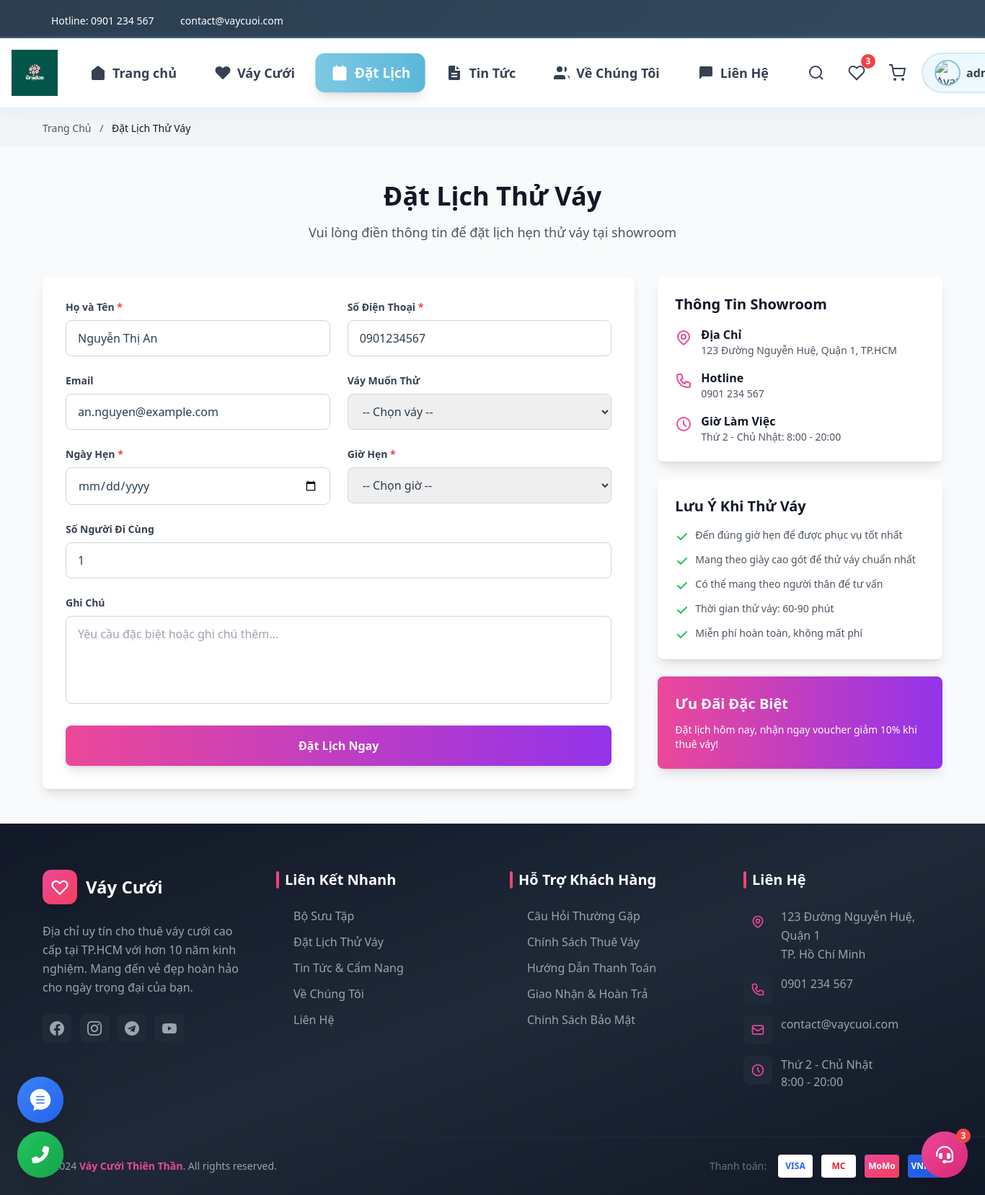
The app's page /booking.php (signed in) with its own data.
### tables this page shows
CREATE TABLE nguoi_dung (
   id BIGINT AUTO_INCREMENT PRIMARY KEY,
   ho_ten VARCHAR(255) NOT NULL,
   email VARCHAR(150) NOT NULL UNIQUE,
   mat_khau VARCHAR(255) NOT NULL,
   so_dien_thoai VARCHAR(30),
   dia_chi TEXT,
   created_at TIMESTAMP DEFAULT CURRENT_TIMESTAMP
);

### booking.php (the view, shortened to what this page needs)
<?php
require_once 'includes/config.php';
$user_info = null;
if (isset($_SESSION['user_id'])) {
    $stmt = $conn->prepare("SELECT ho_ten, email, so_dien_thoai FROM nguoi_dung WHERE id = ?");
    $stmt->bind_param("i", $_SESSION['user_id']);
    $stmt->execute();
    $user_info = $stmt->get_result()->fetch_assoc();
}
require_once 'includes/header.php';
?>
<div class="bg-gray-100 py-4">
    <div class="container mx-auto px-4">
        <div class="text-sm text-gray-600">
            <a href="index.php" class="hover:text-pink-600">Trang Chủ</a>
            <span class="mx-2">/</span>
            <span class="text-gray-900">Đặt Lịch Thử Váy</span>
        </div>
    </div>
</div>
<section class="py-12 bg-gray-50">
    <div class="container mx-auto px-4">
        <div class="text-center mb-12">
            <h1 class="text-4xl font-bold text-gray-900 mb-4">Đặt Lịch Thử Váy</h1>
            <p class="text-lg text-gray-600">Vui lòng điền thông tin để đặt lịch hẹn thử váy tại showroom</p>
        </div>
        <div class="grid grid-cols-1 lg:grid-cols-3 gap-8 max-w-7xl mx-auto">
            <div class="lg:col-span-2">
                <div class="bg-white rounded-lg shadow-lg p-8">
                    <form method="POST" class="space-y-6">
                        <div class="grid grid-cols-1 md:grid-cols-2 gap-6">
                            <div>
                                <label class="block text-sm font-semibold text-gray-700 mb-2">
                                    Họ và Tên <span class="text-red-500">*</span>
                                </label>
                                <input
                                    type="text"
                                    name="name"
                                    required
                                    value="<?php echo $user_info ? htmlspecialchars($user_info['ho_ten']) : ''; ?>"
                                    placeholder="Nguyễn Văn A"
                                    class="w-full px-4 py-3 border border-gray-300 rounded-lg focus:ring-2 focus:ring-pink-500 focus:border-transparent transition"
                                >
                            </div>
                            <div>
                                <label class="block text-sm font-semibold text-gray-700 mb-2">
                                    Số Điện Thoại <span class="text-red-500">*</span>
                                </label>
                                <input
                                    type="tel"
                                    name="phone"
                                    required
                                    value="<?php echo $user_info ? htmlspecialchars($user_info['so_dien_thoai']) : ''; ?>"
                                    placeholder="0901234567"
                                    class="w-full px-4 py-3 border border-gray-300 rounded-lg focus:ring-2 focus:ring-pink-500 focus:border-transparent transition"
                                >
                            </div>
                        </div>
                        <div class="grid grid-cols-1 md:grid-cols-2 gap-6">
                            <div>
                                <label class="block text-sm font-semibold text-gray-700 mb-2">
                                    Email
                                </label>
                                <input
                                    type="email"
                                    name="email"
                                    value="<?php echo $user_info ? htmlspecialchars($user_info['email']) : ''; ?>"
                                    placeholder="email@example.com"
                                    class="w-full px-4 py-3 border border-gray-300 rounded-lg focus:ring-2 focus:ring-pink-500 focus:border-transparent transition"
                                >
                            </div>
                            <div>
                                <label class="block text-sm font-semibold text-gray-700 mb-2">
                                    Váy Muốn Thử
                                </label>
                                <select
                                    name="vay_id"
                                    class="w-full px-4 py-3 border border-gray-300 rounded-lg focus:ring-2 focus:ring-pink-500 focus:border-transparent transition"
                                >
                                    <option value="">-- Chọn váy --</option>
                                </select>
                            </div>
                        </div>
                        <div class="grid grid-cols-1 md:grid-cols-2 gap-6">
                            <div>
                                <label class="block text-sm font-semibold text-gray-700 mb-2">
                                    Ngày Hẹn <span class="text-red-500">*</span>
                                </label>
                                <input
                                    type="date"
                                    name="scheduled_date"
                                    required
                                    min="<?php echo date('Y-m-d'); ?>"
                                    class="w-full px-4 py-3 border border-gray-300 rounded-lg focus:ring-2 focus:ring-pink-500 focus:border-transparent transition"
                                >
                            </div>
                            <div>
                                <label class="block text-sm font-semibold text-gray-700 mb-2">
                                    Giờ Hẹn <span class="text-red-500">*</span>
                                </label>
                                <select
                                    name="scheduled_time"
                                    required
                                    class="w-full px-4 py-3 border border-gray-300 rounded-lg focus:ring-2 focus:ring-pink-500 focus:border-transparent transition"
                                >
                                    <option value="">-- Chọn giờ --</option>
                                </select>
                            </div>
                        </div>
                        <div>
                            <label class="block text-sm font-semibold text-gray-700 mb-2">
                                Số Người Đi Cùng
                            </label>
                            <input
                                type="number"
                                name="number_of_persons"
                                value="1"
                                min="1"
                                max="5"
                                class="w-full px-4 py-3 border border-gray-300 rounded-lg focus:ring-2 focus:ring-pink-500 focus:border-transparent transition"
                            >
                        </div>
                        <div>
                            <label class="block text-sm font-semibold text-gray-700 mb-2">
                                Ghi Chú
                            </label>
                            <textarea
                                name="note"
                                rows="4"
                                placeholder="Yêu cầu đặc biệt hoặc ghi chú thêm..."
                                class="w-full px-4 py-3 border border-gray-300 rounded-lg focus:ring-2 focus:ring-pink-500 focus:border-transparent transition resize-none"
                            ></textarea>
                        </div>
                        <button
                            type="submit"
                            class="w-full bg-gradient-to-r from-pink-500 to-purple-600 text-white font-bold py-4 px-6 rounded-lg hover:from-pink-600 hover:to-purple-700 transform hover:scale-105 transition duration-300 shadow-lg"
                        >
                            Đặt Lịch Ngay
                        </button>
                    </form>
                </div>
            </div>
            <div class="space-y-6">
                <div class="bg-white rounded-lg shadow-lg p-6">
                    <h3 class="text-xl font-bold text-gray-900 mb-4">Thông Tin Showroom</h3>
                    <div class="space-y-4">
                        <div class="flex items-start">
                            <div>
                                <p class="font-semibold text-gray-900">Địa Chỉ</p>
                                <p class="text-gray-600 text-sm">123 Đường Nguyễn Huệ, Quận 1, TP.HCM</p>
                            </div>
                        </div>
                        <div class="flex items-start">
                            <div>
                                <p class="font-semibold text-gray-900">Hotline</p>
                                <p class="text-gray-600 text-sm">0901 234 567</p>
                            </div>
                        </div>
                        <div class="flex items-start">
                            <svg class="w-6 h-6 text-pink-500 mr-3 mt-1" fill="none" stroke="currentColor" viewBox="0 0 24 24">
                                <path stroke-linecap="round" stroke-linejoin="round" stroke-width="2" d="M12 8v4l3 3m6-3a9 9 0 11-18 0 9 9 0 0118 0z"/>
                            </svg>
                            <div>
                                <p class="font-semibold text-gray-900">Giờ Làm Việc</p>
                                <p class="text-gray-600 text-sm">Thứ 2 - Chủ Nhật: 8:00 - 20:00</p>
                            </div>
                        </div>
                    </div>
                </div>
                <div class="bg-white rounded-lg shadow-lg p-6">
                    <h3 class="text-xl font-bold text-gray-900 mb-4">Lưu Ý Khi Thử Váy</h3>
                    <ul class="space-y-3">
                        <li class="flex items-start">
                            <svg class="w-5 h-5 text-green-500 mr-2 mt-0.5" fill="currentColor" viewBox="0 0 20 20">
                                <path fill-rule="evenodd" d="M16.707 5.293a1 1 0 010 1.414l-8 8a1 1 0 01-1.414 0l-4-4a1 1 0 011.414-1.414L8 12.586l7.293-7.293a1 1 0 011.414 0z" clip-rule="evenodd"/>
                            </svg>
                            <span class="text-gray-600 text-sm">Đến đúng giờ hẹn để được phục vụ tốt nhất</span>
                        </li>
                        <li class="flex items-start">
                            <svg class="w-5 h-5 text-green-500 mr-2 mt-0.5" fill="currentColor" viewBox="0 0 20 20">
                                <path fill-rule="evenodd" d="M16.707 5.293a1 1 0 010 1.414l-8 8a1 1 0 01-1.414 0l-4-4a1 1 0 011.414-1.414L8 12.586l7.293-7.293a1 1 0 011.414 0z" clip-rule="evenodd"/>
                            </svg>
                            <span class="text-gray-600 text-sm">Mang theo giày cao gót để thử váy chuẩn nhất</span>
                        </li>
                        <li class="flex items-start">
                            <svg class="w-5 h-5 text-green-500 mr-2 mt-0.5" fill="currentColor" viewBox="0 0 20 20">
                                <path fill-rule="evenodd" d="M16.707 5.293a1 1 0 010 1.414l-8 8a1 1 0 01-1.414 0l-4-4a1 1 0 011.414-1.414L8 12.586l7.293-7.293a1 1 0 011.414 0z" clip-rule="evenodd"/>
                            </svg>
                            <span class="text-gray-600 text-sm">Có thể mang theo người thân để tư vấn</span>
                        </li>
                        <li class="flex items-start">
                            <svg class="w-5 h-5 text-green-500 mr-2 mt-0.5" fill="currentColor" viewBox="0 0 20 20">
                                <path fill-rule="evenodd" d="M16.707 5.293a1 1 0 010 1.414l-8 8a1 1 0 01-1.414 0l-4-4a1 1 0 011.414-1.414L8 12.586l7.293-7.293a1 1 0 011.414 0z" clip-rule="evenodd"/>
                            </svg>
                            <span class="text-gray-600 text-sm">Thời gian thử váy: 60-90 phút</span>
                        </li>
                        <li class="flex items-start">
                            <svg class="w-5 h-5 text-green-500 mr-2 mt-0.5" fill="currentColor" viewBox="0 0 20 20">
                                <path fill-rule="evenodd" d="M16.707 5.293a1 1 0 010 1.414l-8 8a1 1 0 01-1.414 0l-4-4a1 1 0 011.414-1.414L8 12.586l7.293-7.293a1 1 0 011.414 0z" clip-rule="evenodd"/>
                            </svg>
                            <span class="text-gray-600 text-sm">Miễn phí hoàn toàn, không mất phí</span>
                        </li>
                    </ul>
                </div>
                <div class="bg-gradient-to-r from-pink-500 to-purple-600 rounded-lg shadow-lg p-6 text-white">
                    <h3 class="text-xl font-bold mb-3">Ưu Đãi Đặc Biệt</h3>
                    <p class="text-sm">Đặt lịch hôm nay, nhận ngay voucher giảm 10% khi thuê váy!</p>
                </div>
            </div>
        </div>
    </div>
</section>
<?php require_once 'includes/footer.php'; ?>

### assets/css/style.css (style rules this page uses)
* { margin: 0; padding: 0; box-sizing: border-box; }
:root { --primary-color: #7ec8e3; --secondary-color: #d4f1f9; --accent-color: #5ab8d9; --text-dark: #2c3e50; --text-light: #6c757d; --border-color: #d4e9f0; --bg-light: #f0f9fc; --white: #ffffff; --success: #5cb85c; --danger: #d9534f; --shadow: 0 2px 15px rgba(126, 200, 227, 0.15); --shadow-hover: 0 5px 25px rgba(126, 200, 227, 0.25); }
body { font-family: 'Segoe UI', Tahoma, Geneva, Verdana, sans-serif; color: var(--text-dark); line-height: 1.6; background: #e8f6fa; }
a { text-decoration: none; color: inherit; transition: all 0.3s ease; }
ul { list-style: none; }
.container { max-width: 1200px; margin: 0 auto; padding: 0 20px; }
section { position: relative; z-index: 1; }
body { padding-top: 0; }
.main-content > *:first-child { margin-top: 0; }
section { padding: 80px 0 60px 0; }
.text-center { text-align: center; }

### records on screen
nguoi_dung: name "Nguyễn Thị An", phone "0901234567", email "an.nguyen@example.com"

### other values on screen
$_SESSION['user_name'] "admin_mana…"
SITE_NAME "Váy Cưới Thiên Thần"
